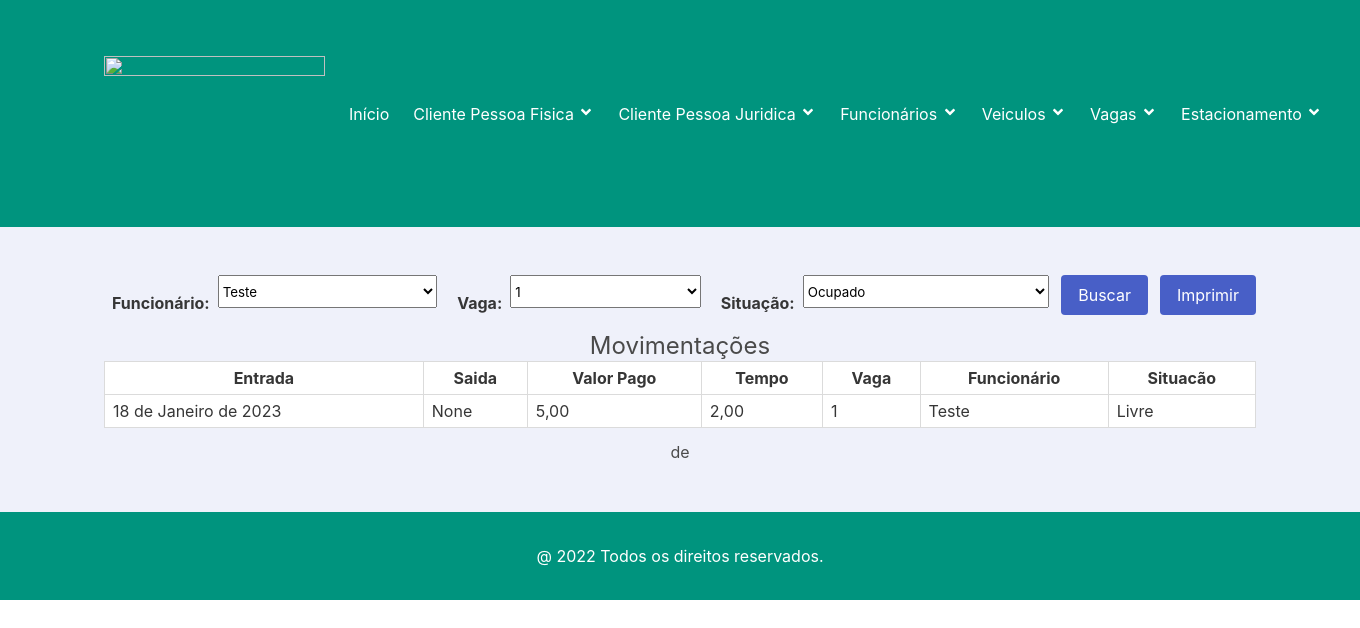
The app's page /movimentacoes, older data.
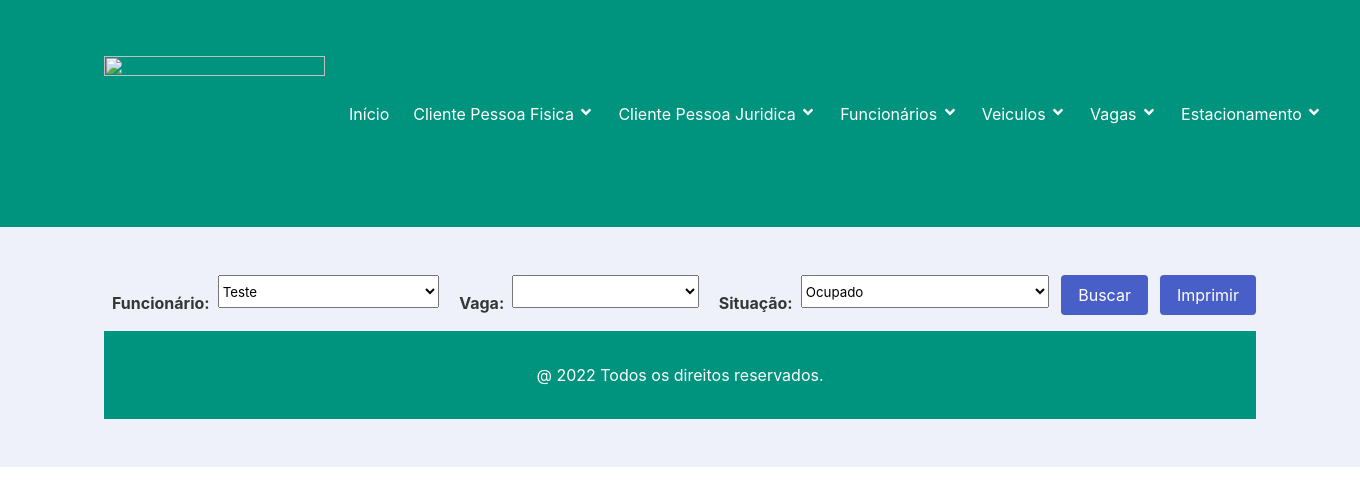
The same page, newer data.
### movimentacao/models.py (models this page shows, shortened)
class Movimentacao(models.Model):
    SITUACAO_OPCOES = (
        ('O', 'Ocupado'),
        ('L', 'Livre'),
        ('T', '------')
    )
    entrada = models.DateField(auto_now_add=True)
    saida = models.DateField('Saída', help_text='Hora de saida')
    valor_pago = models.DecimalField('Valor', decimal_places=2, max_digits=6, help_text='Valor da estada')
    tempo = models.DecimalField('Tempo', decimal_places=2, max_digits=6, help_text='Tempo de permanência')
    vaga = models.ForeignKey('vaga.Vaga', verbose_name='Vaga', help_text='Vaga',
                             on_delete=models.CASCADE)
    funcionario = models.ForeignKey('funcionario.Funcionario', verbose_name='Funcionario', help_text='Nome do funcionario',
                                    on_delete=models.CASCADE)
    situacao = models.CharField('Situacão', max_length=15, help_text="Situacão da vaga", choices=SITUACAO_OPCOES,
                                default='T')
    class Meta:
        verbose_name = 'Movimentacao'
        verbose_name_plural = 'Movimentacoes'
        ordering = ['entrada', ]

### vaga/models.py (models this page shows)
class Vaga(models.Model):
    numero = models.CharField('Número', max_length=50, help_text='Número da vaga')
    preco = models.DecimalField('Preço', max_digits=6, decimal_places=2, help_text='Preço da vaga')
    class Meta:
        verbose_name = 'Vaga'
        verbose_name_plural = 'Vagas'
        ordering = ['numero', ]
    def __str__(self):
        return self.numero

### movimentacao/views.py (the view, shortened to what this page needs)
# urls.py: path('movimentacoes', MovimentacoesView.as_view(), name='movimentacoes'),
class MovimentacoesView(ListView):
    model = Movimentacao
    template_name = 'movimentacoes.html'
    def get_context_data(self, **kwargs):
        context = super(MovimentacoesView, self).get_context_data(**kwargs)
        if self.request.GET:
            form = MovimentacaoListForm(self.request.GET)
        else:
            form = MovimentacaoListForm()
        context['form'] = form
        return context
    def get_queryset(self, *args, **kwargs):
        qs = super(MovimentacoesView, self).get_queryset()
        return qs
    def get(self, *args, **kwargs):
        if self.request.GET.get('imprimir') == 'pdf':
            html_pdf = HtmlToPdf(arquivo='movimentacoes_pdf', qs=self.get_queryset())
            return html_pdf.response
        else:
            return super(MovimentacoesView, self).get(*args, **kwargs)

### movimentacao/forms.py
class MovimentacaoListForm(forms.Form):
    SITUACAO_OPCOES = (
        ('O', 'Ocupado'),
        ('L', 'Livre'),
        ('T', '----------')
    )
    funcionario = forms.ModelMultipleChoiceField(label='Funcionário:', widget=forms.Select(
    attrs={'class': 'select is-fullwidth'}), queryset=Funcionario.objects.all(), required=False)
    vaga = forms.ModelMultipleChoiceField(label='Vaga:', widget=forms.Select(
    attrs={'class': 'select is-fullwidth'}), queryset=Vaga.objects.all(), required=False)
    situacao = forms.ChoiceField(label='Situação:', widget=forms.Select(
    attrs={'class': 'select is-fullwidth'}), choices=SITUACAO_OPCOES, required=False)

### funcionario/models.py (called while the page is built)
    def __str__(self):
        return super().nome

### movimentacao/templates/movimentacoes.html (shortened to what this page needs)
{% extends "base.html" %}
{% load static %}
{% block content %}
<section class="section has-background-link-light">
    <div class="container">
        <form id="form ListaMovimentacoes" action="" method="GET">
            <div class="field is-grouped is-flex is-align-items center is-flex-wrap-wrap">
                <label class="label p-2 mt-2">{{ form.funcionario.label }}</label>
                <div class="control is-expanded">
                    {{ form.funcionario }}
                </div>
                <label class="label p-2 mt-2">{{ form.vaga.label }}</label>
                <div class="control is-expanded">
                    {{ form.vaga }}
                </div>
                <label class="label p-2 mt-2">{{ form.situacao.label }}</label>
                <div class="control is-expanded">
                    {{ form.situacao }}
                </div>
                <div class="control">
                    <button type="button" class="button is-link" onclick="geraPdf('', 'formListaMovimentacoes');">
                        Buscar
                    </button>
                </div>
                <div class="control">
                    <button type="button" class="button is-link" onclick="geraPdf('pdf', 'formListaMovimentacoes');">
                        Imprimir
                    </button>
                </div>
            </div>
        </form>
        {% if object_list %}
        <div style="text-align: center;"><h1 class="subtitle is-size-4">Movimentações</h1></div>
        <div class="table">
            <table class="table is-table is-bordered is-striped is-narrow is-hoverable is-fullwidth">
                <thead>
                <tr>
                    <th class="has-text-centered">Entrada</th>
                    <th class="has-text-centered">Saida</th>
                    <th class="has-text-centered">Valor Pago</th>
                    <th class="has-text-centered">Tempo</th>
                    <th class="has-text-centered">Vaga</th>
                    <th class="has-text-centered">Funcionário</th>
                    <th class="has-text-centered">Situacão</th>
                </tr>
                </thead>
                <tbody>
                {% for movimentacao in object_list %}
                <tr>
                    <td> {{ movimentacao.entrada }}</td>
                    <td> {{ movimentacao.saida }}</td>
                    <td> {{ movimentacao.valor_pago }}</td>
                    <td> {{ movimentacao.tempo }}</td>
                    <td> {{ movimentacao.vaga }}</td>
                    <td> {{ movimentacao.funcionario }}</td>
                    <td> {{ movimentacao.get_situacao_display }}</td>
                </tr>
                {% endfor %}
                </tbody>
            </table>
        </div>
    </div>
    {% include "paginator.html" %}
</section>
{% endif %}
{% endblock %}

Row changes from the older to the newer data that the page shows:
removed Movimentacao: entrada "18 de Janeiro de 2023", saida "None", valor_pago "5,00", tempo "2,00", vaga "1", funcionario "Teste", situacao "Livre"
Text that changed along with them:
form field vaga: "1" → (not shown)
text no longer shown: "Movimentações Entrada Saida Valor Pago Tempo Vaga Funcionário Situacão de"
